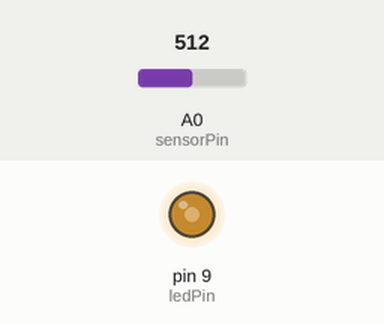
A sketch run on a simulated Arduino Uno, built with avr-gcc and run on an emulated ATmega328P. Shown: output pins drawn as LEDs (lit = HIGH). The test bench sets the inputs (shaded band); at power-on: A0 (sensorPin) = 512.

Above: at 1.2 s.
1.3 s: A0 (sensorPin) set to 716
At 1.9 s:
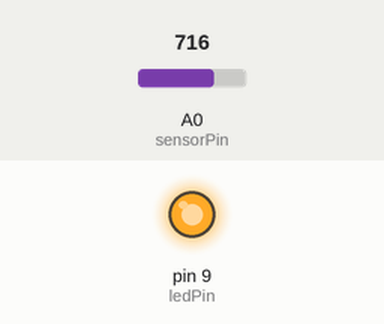
2.8 s: A0 (sensorPin) set to 511
At 3.1 s:
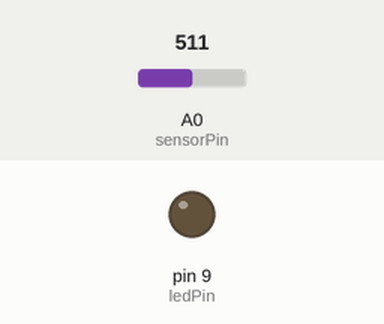
4.3 s: A0 (sensorPin) set to 532
5.8 s: A0 (sensorPin) set to 551
At 6.6 s:
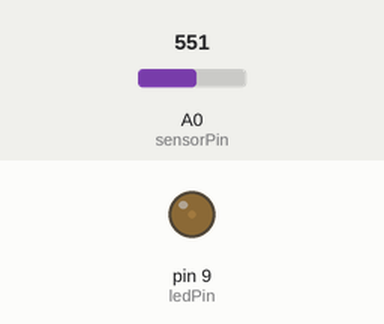
7.3 s: A0 (sensorPin) set to 306
At 7.7 s:
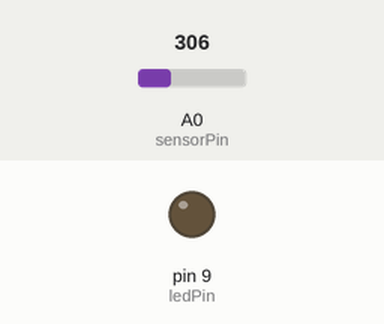
Timing chart, 0 to 9.8 s (numbered marks = the images above; inputs shaded):
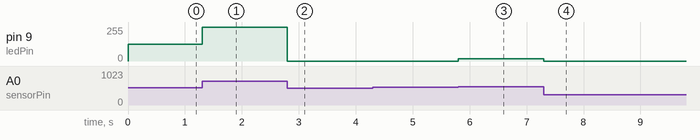

The sketch:

TMChallenge2Light.ino
```cpp
/* The Tech Museum of Innovation  - www.thetech.org

"Light Up Your World" - May 3rd 2014
Challenge - 2 Play with Light Resistance

author: Tenaya Hurst - Arduino Woman

1 LED
1 330 ohms resistor
1 LDR Photocell
1 10K ohms resistor (or corresponding resistor to work with your LDR)
6 jumper wires


For success with this code, you must have manualTune OR autoTune commented out.
Just try one, then the other.  This is a way to make 2 codes in one!

*/


const int sensorPin = 0;  //connect your LDR to pin A0
const int ledPin = 9; //connect your LED to pin 9

int lightLevel, high = 0, low = 1023;

void setup()
{

  pinMode(ledPin, OUTPUT);
}

void loop()
{

  lightLevel = analogRead(sensorPin);

 //manualTune();  // manually change the range from light to dark

 autoTune();  // have the Arduino do the work for us!

  analogWrite(ledPin, lightLevel);
}


void manualTune()
{
  lightLevel = map(lightLevel, 0, 1023, 0, 255);  //changed 0 and 1023 to 300 and 800
  lightLevel = constrain(lightLevel, 0, 255);
}


void autoTune()
{

  if (lightLevel < low)
  {
    low = lightLevel;
  }

  if (lightLevel > high)
  {
    high = lightLevel;
  }

  lightLevel = map(lightLevel, low+30, high-30, 0, 255);
  lightLevel = constrain(lightLevel, 0, 255);

}
```

Measured:
- after the input at 1.3 s, pin 9 (ledPin): 127/255 → 255/255 at once
- after the input at 2.8 s, pin 9 (ledPin): 255/255 → 0/255 at once
- after the input at 4.3 s, every drawn part: stays the same
- after the input at 5.8 s, pin 9 (ledPin): 0/255 → 17/255 at once
- after the input at 7.3 s, pin 9 (ledPin): 17/255 → 0/255 at once
